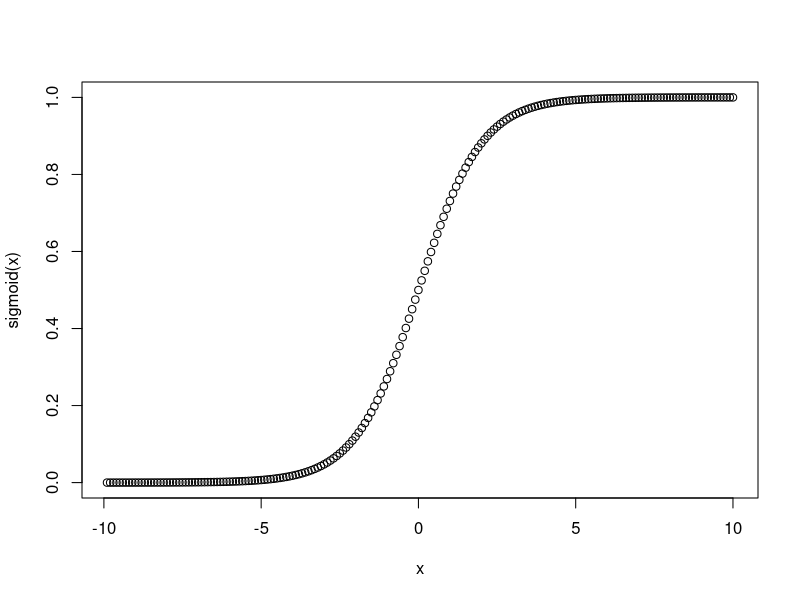

The R script that drew this image:
#########################################################################################################################
#R sieć neuronowa
#https://en.wikipedia.org/wiki/Backpropagation
#https://aimatters.wordpress.com/2015/12/19/a-simple-neural-network-in-octave-part-1/
#Zamieszczone przykłady dadzą się uruchomić jeśli zainstalujecie pakiety R 
#(w linuxie na roocie w konsoli R, żeby nie instalować na lokalnym koncie):

pkglist<-c("clusterGeneration","corrplot","nnet","neuralnet","RSNNS","reshape","rockchalk","fifer","ade4","sqldf","plyr","dplyr")
pkgcheck <- pkglist %in% row.names(installed.packages())
pkglist[!pkgcheck]
for(i in pkglist[!pkgcheck]){install.packages(i,depend=TRUE)}
#funkcja progowa sigmoidalna
sigmoid <- function(x) {
  1.0 / (1.0 + exp(-x))
}
#generuje x od -100 do 100 i dzielę przez 10, aby mieć od -10 do 10 z gęstszym upakowaniem 
x <- (c(1:200)-100)/10
plot(x,sigmoid(x))

#ustawiamy początek pseudolosowego generatora, aby zawsze mieć te same wyniki
set.seed(1235)

A1=c(1,0,0)
#dwa sposoby na generację macierzy dwuwymiarowej
# w tym przypadku wszystkich połaczeń między wejściem X1 i X2 oraz 3 neuronami warstwy środkowej
nkolumn=3
mwierszy=2 
THETA1<-t(replicate(mwierszy, runif(nkolumn,-1,1)))
THETA1<-matrix(runif(mwierszy*nkolumn), ncol=nkolumn)

# w tym przypadku wszystkich połaczeń między wyjściem z sieci neuronowej oraz neuronem na wyjściu
nkolumn=3
mwierszy=1 
THETA2<-matrix(runif(mwierszy*nkolumn), ncol=nkolumn)

Z2 <- THETA1 %*% A1
A2 <- c(1, sigmoid(Z2))
Z3 <- c(THETA2 %*% A2)
h <- sigmoid(Z3)
h

alfa<-1
y <- 0
J <- ((y * log(h)) + ((1 - y) * log(1 - h))) * -1
delta3 = h - y
#pochodna sigmoid(Z) równa się sigmoid(Z)*(1-sigmoid(Z))
delta2<-(t(THETA2) %*% delta3 * A2 * (1 - A2))[-1]
THETA2<-THETA2-alfa*delta3%*%t(A2)
THETA1<-THETA1-alfa*delta2%*%t(A1)

Z2 <- THETA1 %*% A1
A2 <- c(1, sigmoid(Z2))
Z3 <- c(THETA2 %*% A2)
h <- sigmoid(Z3)
h


